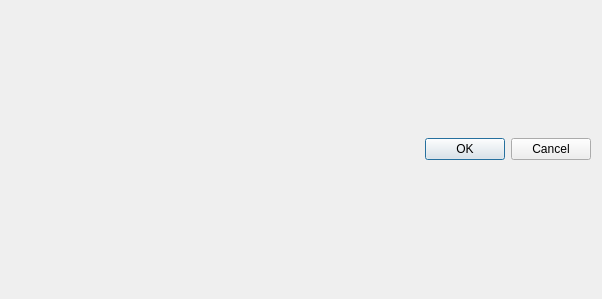
<?xml version="1.0" encoding="UTF-8"?>
<ui version="4.0">
 <class>GlobalOptionsWindow</class>
 <widget class="QDialog" name="GlobalOptionsWindow">
  <property name="geometry">
   <rect>
    <x>0</x>
    <y>0</y>
    <width>602</width>
    <height>299</height>
   </rect>
  </property>
  <property name="windowTitle">
   <string>GlobalOptions</string>
  </property>
  <layout class="QVBoxLayout" name="verticalLayout">
   <item>
    <layout class="QHBoxLayout" name="horizontalLayout"/>
   </item>
   <item>
    <widget class="QDialogButtonBox" name="buttonBox">
     <property name="orientation">
      <enum>Qt::Horizontal</enum>
     </property>
     <property name="standardButtons">
      <set>QDialogButtonBox::Cancel|QDialogButtonBox::Ok</set>
     </property>
    </widget>
   </item>
  </layout>
 </widget>
 <resources/>
 <connections>
  <connection>
   <sender>buttonBox</sender>
   <signal>accepted()</signal>
   <receiver>GlobalOptionsWindow</receiver>
   <slot>accept()</slot>
   <hints>
    <hint type="sourcelabel">
     <x>248</x>
     <y>254</y>
    </hint>
    <hint type="destinationlabel">
     <x>157</x>
     <y>274</y>
    </hint>
   </hints>
  </connection>
  <connection>
   <sender>buttonBox</sender>
   <signal>rejected()</signal>
   <receiver>GlobalOptionsWindow</receiver>
   <slot>reject()</slot>
   <hints>
    <hint type="sourcelabel">
     <x>316</x>
     <y>260</y>
    </hint>
    <hint type="destinationlabel">
     <x>286</x>
     <y>274</y>
    </hint>
   </hints>
  </connection>
 </connections>
</ui>
